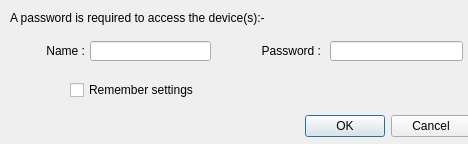
<?xml version="1.0" encoding="UTF-8"?>
<ui version="4.0">
 <class>AuthenticationDialog</class>
 <widget class="QDialog" name="AuthenticationDialog">
  <property name="geometry">
   <rect>
    <x>0</x>
    <y>0</y>
    <width>468</width>
    <height>144</height>
   </rect>
  </property>
  <property name="font">
   <font>
    <family>Arial</family>
   </font>
  </property>
  <property name="windowTitle">
   <string>User Authentication</string>
  </property>
  <widget class="QDialogButtonBox" name="buttonBox">
   <property name="geometry">
    <rect>
     <x>0</x>
     <y>110</y>
     <width>471</width>
     <height>32</height>
    </rect>
   </property>
   <property name="orientation">
    <enum>Qt::Horizontal</enum>
   </property>
   <property name="standardButtons">
    <set>QDialogButtonBox::Cancel|QDialogButtonBox::Ok</set>
   </property>
  </widget>
  <widget class="QLabel" name="label">
   <property name="geometry">
    <rect>
     <x>4</x>
     <y>41</y>
     <width>81</width>
     <height>20</height>
    </rect>
   </property>
   <property name="text">
    <string>Name :</string>
   </property>
   <property name="alignment">
    <set>Qt::AlignRight|Qt::AlignTrailing|Qt::AlignVCenter</set>
   </property>
  </widget>
  <widget class="QLineEdit" name="lineEdit">
   <property name="geometry">
    <rect>
     <x>90</x>
     <y>41</y>
     <width>121</width>
     <height>20</height>
    </rect>
   </property>
   <property name="maxLength">
    <number>32</number>
   </property>
  </widget>
  <widget class="QLabel" name="label_2">
   <property name="geometry">
    <rect>
     <x>210</x>
     <y>41</y>
     <width>111</width>
     <height>20</height>
    </rect>
   </property>
   <property name="text">
    <string>Password :</string>
   </property>
   <property name="alignment">
    <set>Qt::AlignRight|Qt::AlignTrailing|Qt::AlignVCenter</set>
   </property>
  </widget>
  <widget class="QLineEdit" name="lineEdit_2">
   <property name="geometry">
    <rect>
     <x>330</x>
     <y>41</y>
     <width>133</width>
     <height>20</height>
    </rect>
   </property>
   <property name="maxLength">
    <number>20</number>
   </property>
   <property name="echoMode">
    <enum>QLineEdit::Password</enum>
   </property>
  </widget>
  <widget class="QLabel" name="label_3">
   <property name="geometry">
    <rect>
     <x>10</x>
     <y>10</y>
     <width>451</width>
     <height>16</height>
    </rect>
   </property>
   <property name="text">
    <string>A password is required to access the device(s):-</string>
   </property>
  </widget>
  <widget class="QCheckBox" name="checkBox">
   <property name="geometry">
    <rect>
     <x>70</x>
     <y>80</y>
     <width>201</width>
     <height>20</height>
    </rect>
   </property>
   <property name="text">
    <string>Remember settings</string>
   </property>
  </widget>
 </widget>
 <resources/>
 <connections>
  <connection>
   <sender>buttonBox</sender>
   <signal>accepted()</signal>
   <receiver>AuthenticationDialog</receiver>
   <slot>accept()</slot>
   <hints>
    <hint type="sourcelabel">
     <x>248</x>
     <y>254</y>
    </hint>
    <hint type="destinationlabel">
     <x>157</x>
     <y>274</y>
    </hint>
   </hints>
  </connection>
  <connection>
   <sender>buttonBox</sender>
   <signal>rejected()</signal>
   <receiver>AuthenticationDialog</receiver>
   <slot>reject()</slot>
   <hints>
    <hint type="sourcelabel">
     <x>316</x>
     <y>260</y>
    </hint>
    <hint type="destinationlabel">
     <x>286</x>
     <y>274</y>
    </hint>
   </hints>
  </connection>
 </connections>
</ui>
